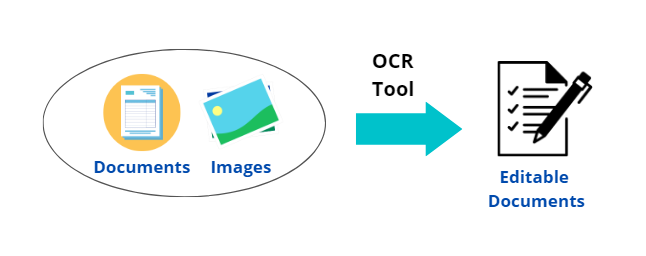
#> input picture ImageLabel_LabelStudio/OCR_label/OCR.png, 646 x 256 px
$ jupyter execute ocr_label.ipynb
#> lines starting #> are read from the running program, lines starting #| are printed output that depends on the picture; after the words box and inside, x2 and y2 are one past the last pixel; in counts of white or black regions, pixels touching at a corner belong together
[cell 1]
import json
import numpy as np
import cv2 as cv
import matplotlib.pyplot as plt
from PIL import Image
from pprint import pprint

[cell 2]
with open("annotation.json") as json_data:
#> (reads ImageLabel_LabelStudio/OCR_label/annotation.json from the repository)
    data = json.load(json_data)
    json_data.close()
    pprint(data)

annos = data[0]["annotations"][0]["result"]

[cell 3]
pprint(annos)

[cell 4]
img = Image.open("OCR.png")
#> img is the input picture: PIL image 646x256 RGBA; mean R, G, B, A 238.5, 244.7, 244.1, 255
img = np.uint8(img).copy()
dy = 20

for anno in annos:
    # extra bbox and text
    if anno["from_name"] == "transcription":
        H, W = anno["original_height"]/100, anno["original_width"]/100
        val = anno["value"]
        x, y, w, h = int(W*val["x"]), int(H*val["y"]), int(W*val["width"]), int(H*val["height"])
        img = cv.rectangle(img, (x, y), (x+w, y+h), (255,0,0), 1)

        texts = val["text"][0].split("\n")
        y = y-dy

        for text in texts:
            y = y + dy
            # label with cv2
            img = cv.putText(img, text, (x-10, y-10), cv.FONT_HERSHEY_SIMPLEX, 0.5, (0,0,255), thickness=1)
#> this loop made 12 passes
#> pass 3, `img = cv.rectangle(img, (x, y), (x+w, y+h), (255,0,0), 1)`:
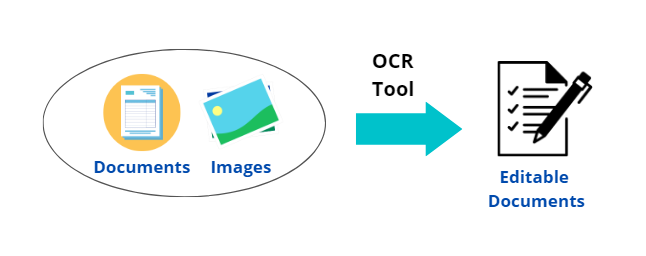
#> img: shape (256, 646, 4); 0.14% of pixels changed, all inside (x1, y1, x2, y2) = (91, 158, 193, 177); transparent parts drawn white
#> after the loop:
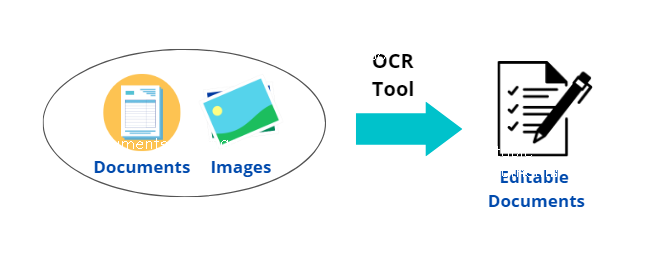
#> img: shape (256, 646, 4); 0.9% of pixels changed, all inside (x1, y1, x2, y2) = (83, 29, 590, 208); transparent parts drawn white

plt.figure()
plt.imshow(img)
